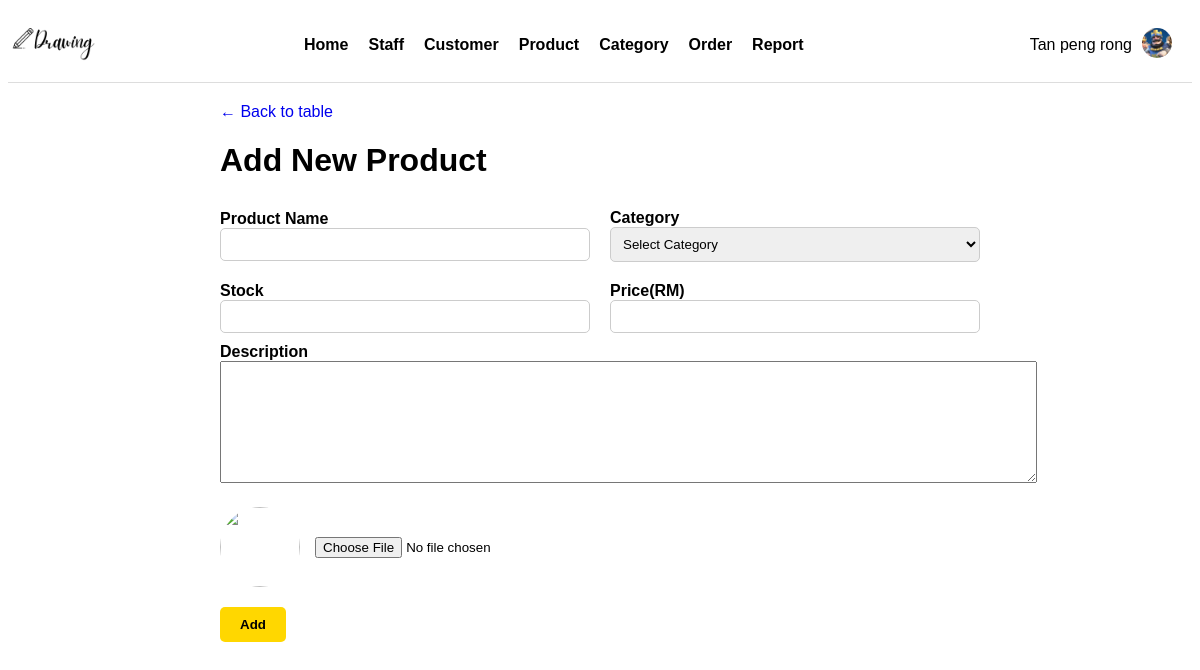
/admin_add_product.php (signed in), run on the app's committed database.
### tables this page shows
CREATE TABLE `users` (
  `userId` varchar(100) NOT NULL,
  `userName` varchar(100) DEFAULT NULL,
  `email` varchar(100) DEFAULT NULL,
  `password` varchar(100) DEFAULT NULL,
  `phone` varchar(100) DEFAULT NULL,
  `birthday` varchar(100) DEFAULT NULL,
  `gender` varchar(100) DEFAULT NULL,
  `profile_image` varchar(100) DEFAULT NULL,
  `role` enum('customer','staff','manager') DEFAULT NULL
);

### admin_add_product.php (the view, shortened to what this page needs)
<!DOCTYPE html>
<html>
<head>
    <link rel="stylesheet" href="css/admin_form.css" />
</head>
<body>
<?php include 'header_admin.php' ?>
    <div class="container">
        <a href="admin_product.php" class="go-back-btn">← Back to table</a>
        <h1>Add New Product</h1>
        <form method="post" action="admin_add_product.php" enctype="multipart/form-data">
            <div class="form-row">
                <div>
                    <label>Product Name &nbsp&nbsp<?= err('ProName') ?></label>
                    <input type="text" name="ProName" value="">
                </div>
                <div>
                    <label>Category &nbsp&nbsp<?= err('category') ?></label>
                    <select name="category">
                    <option value="">Select Category</option>
                </select>
                </div>
            </div>
            <div class="form-row">
                <div>
                    <label>Stock &nbsp&nbsp<?= err('stock') ?></label>
                    <input type="number" name="stock" value="">
                </div>
                <div>
                    <label>Price(RM) &nbsp&nbsp<?= err('price') ?></label>
                    <input type="number" name="price" value="">
                </div>
            </div>
            <label>Description &nbsp&nbsp<?= err('des') ?></label>
            <textarea id="description" name="des" rows="8" cols="100"></textarea></br>
            <div class="staff-avatar-wrapper">
                <img id="uploadedImage" src="image/doraemon-avatar.png" />
                <input type="file" id="avatar" name="photo" accept="image/png, image/jpeg, image/gif" onchange="displaySelectedImage(event)" /><br>
            </div><?= err('photo') ?>
            <input type="submit" name="add" value="Add" class="custom-button">
        </form>
    </div>
</body>
</html>

### header_admin.php (shortened to what this page needs)
<?php
require 'base.php';
$id = isset($_SESSION['ADMINID'] ) ?   $_SESSION['ADMINID']  : null;
$message =  isset($_SESSION['message']) ? $_SESSION['message'] : null;
$stm = $_db->prepare("SELECT * FROM users WHERE userId = ?");
$stm->execute([$id]);
$result = $stm->fetch(PDO::FETCH_ASSOC);
?>
<!DOCTYPE html>
<html lang="en">
<head>
    <link rel="stylesheet" href="css/header_admin.css">
</head>
<body>
    <header>
        <div class="logo_box">
            <img src="image/logo.png" alt="Logo" />
        </div>
        <nav class="nav-bar">
            <a href="admin_home.php">Home</a>
            <a href="admin_staff.php">Staff</a>
            <a href="admin_customer.php">Customer</a>
            <a href="admin_product.php">Product</a>
            <a href="admin_category.php">Category</a>
            <a href="admin_order.php">Order</a>
            <a href="report.php">Report</a>
        </nav>
        <?php if (!empty($id) || !empty($message)): ?>
            <div class="userinfo_box">
                <p><?= $result['userName']?? "" ?></p>
                <div class="dropdown">
                <img class="user_img" src="<?= $result['profile_image']?? ""?>" alt="user" />
                </div>
            </div>
        <?php else: ?>
           <?php redirect("admin_login.php")?>
        <?php endif; ?>
    </header>
</body>
</html>

### css/admin_form.css (style rules this page uses)
body { font-family: Arial, sans-serif; }
.container { max-width: 800px; margin: auto; padding: 20px; }
h1 { margin-bottom: 20px; }
label { display: block; margin-top: 10px; font-weight: bold; }
.form-row { display: flex; gap: 20px; align-items: center; margin-bottom: 10px; }
.form-row div { flex: 1; }
.form-row input, .form-row select { width: 100%; padding: 8px; border-radius: 5px; border: 1px solid #ccc; }
.staff-avatar-wrapper { display: flex; align-items: center; gap: 15px; margin-top: 20px; }
.staff-avatar-wrapper img { width: 80px; height: 80px; border-radius: 50%; object-fit: cover; }
.custom-button { margin-top: 20px; padding: 10px 20px; border: none; background-color: gold; color: black; font-weight: bold; cursor: pointer; border-radius: 5px; }
.go-back-btn { text-decoration: none; }

### css/header_admin.css (style rules this page uses)
* { padding: 0; box-sizing: border-box; font-family: Arial, sans-serif; }
header { display: flex; justify-content: space-between; align-items: center; background: white; padding: 10px 20px; border-bottom: 1px solid #ddd; }
.logo_box img { height: 50px; width: auto; transform: scale(2.0); }
.nav-bar { display: flex; gap: 20px; }
.nav-bar a { text-decoration: none; color: black; font-weight: bold; }
.userinfo_box { display: flex; align-items: center; gap: 10px; }
.user_img { border-radius: 50%; width: 30px; height: 30px; }

### data on the page
users: userName "Tan peng rong", profile_image (picture)
